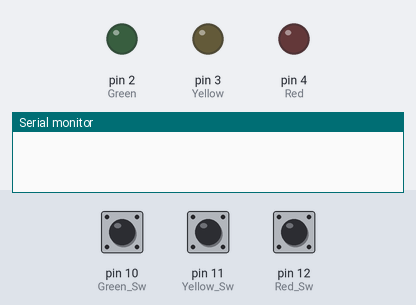
The sketch below on a simulated Arduino Uno, built with avr-gcc and run on an emulated ATmega328P. Shown: output pins drawn as LEDs (lit = HIGH), the last lines printed to the serial monitor. Dashed ring = blinking. Inputs (shaded band) come from the test bench; at power-on: pin 11 (Yellow_Sw) HIGH, pin 10 (Green_Sw) HIGH, pin 12 (Red_Sw) LOW.

Above: at 1.2 s.
1.3 s: pin 11 (Yellow_Sw) pulled LOW for 0.25 s
At 1.74 s:
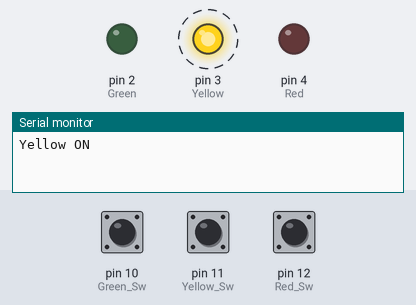
4.5 s: pin 10 (Green_Sw) pulled LOW for 1 s
At 6.4 s:
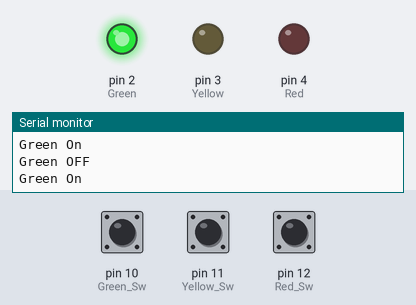
8.5 s: pin 12 (Red_Sw) pulled HIGH for 3.2 s
At 8.86 s:
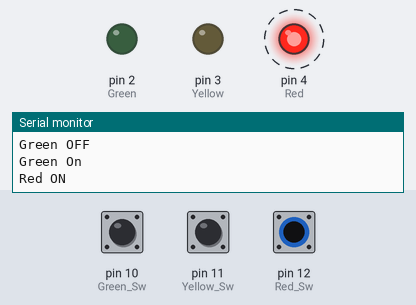
13.2 s: pin 12 (Red_Sw) pulled HIGH for 0.25 s
At 13.8 s:
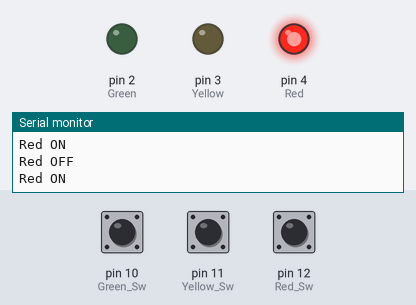
16.4 s: pin 12 (Red_Sw) pulled HIGH for 1 s
20.4 s: pin 10 (Green_Sw) driven LOW and pin 12 (Red_Sw) driven HIGH
At 21.26 s:
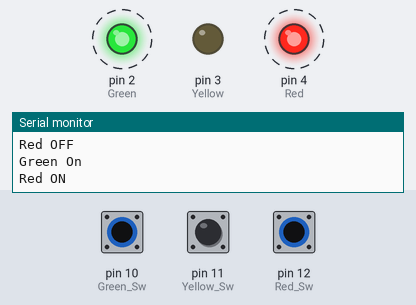
Timing chart, 0 to 24.4 s (numbered marks = the images above; inputs shaded):
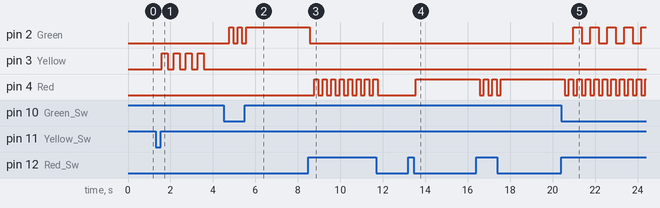

The sketch:

Assignment__1.ino
```cpp
#define Red_Sw 12
#define Yellow_Sw 11
#define Green_Sw 10

#define Red 4
#define Yellow 3
#define Green 2

int StateRed = 0;
int StateYellow = 0;
int StateGreen = 0;

int OrderRed = 0;
int OrderYellow = 0;
int OrderGreen = 0;

long TimeRedPush;
long TimeYellowPush;
long TimeGreenPush;

long DebounceDelay = 250;
long LastDebounceTime = 0;

void setup()
{
   Serial.begin(9600);

   pinMode(Red_Sw,INPUT);
   pinMode(Yellow_Sw,INPUT);
   pinMode(Green_Sw,INPUT_PULLUP);

   pinMode(Red,OUTPUT);
   pinMode(Yellow,OUTPUT);
   pinMode(Green,OUTPUT);
}

void ReadInput()
{
  if(digitalRead(Red_Sw)==HIGH)
  {
    OrderRed=1;
  }
  else
  {
    OrderRed=0;
  }

  if(digitalRead(Yellow_Sw)==LOW)
  {
    OrderYellow=1;
  }
  else
  {
    OrderYellow=0;
  }

  if(digitalRead(Green_Sw)==LOW)
  {
    OrderGreen=1;
  }
  else
  {
    OrderGreen=0;
  }

  if(OrderRed!=StateRed || OrderYellow!=StateYellow || OrderGreen!=StateGreen)
  {
    LastDebounceTime = millis();
  }
  delay(200);
}

void RedLight()
{
  if(OrderRed==1)
  {
    if(StateRed==0)
    {
      Serial.println("Red ON");
      digitalWrite(Red,HIGH);
      TimeRedPush=millis();
      StateRed=1;
    }
    else
    {
      Serial.println("Red OFF");
      digitalWrite(Red,LOW);
      TimeRedPush=-9999;
      StateRed=0;
    }
  }
  if(millis()-TimeRedPush>=3000)
  {
    digitalWrite(Red,LOW);
    TimeRedPush=-9999;
    StateRed=0;
  }
}

void GreenLight()
{
  if(OrderGreen==1)
  {
    if(StateGreen==0)
    {
      Serial.println("Green On");
      StateGreen=1;
      digitalWrite(Green,HIGH);
      TimeGreenPush=millis();
    }
    else
    {
      Serial.println("Green OFF");
      StateGreen=0;
      digitalWrite(Green,LOW);
      TimeGreenPush=-9999;
    }
  }
  if(millis()-TimeGreenPush>=3000)
  {
    StateGreen=0;
    digitalWrite(Green,LOW);
	TimeGreenPush=-9999;
  }
}

void YellowLight()
{
  if(OrderYellow==1)
  {
    Serial.println("Yellow ON");
    digitalWrite(Yellow,HIGH);
    delay(280);
    digitalWrite(Yellow,LOW);
    delay(280);
    digitalWrite(Yellow,HIGH);
    delay(280);
    digitalWrite(Yellow,LOW);
    delay(280);
    digitalWrite(Yellow,HIGH);
    delay(280);
    digitalWrite(Yellow,LOW);
    delay(280);
    digitalWrite(Yellow,HIGH);
    delay(280);
    digitalWrite(Yellow,LOW);
  }
}

void loop()
{
  ReadInput();
  RedLight();

  if(StateRed==0)
  {
    GreenLight();
  }
  if(StateRed==0 && StateGreen==0)
  {
    YellowLight();
  }

}
```

Measured:
- after the input at 1.3 s, pin 3 (Yellow): alternates HIGH for 0.28 s and LOW for 0.28 s, 8 changes in all, then stays LOW, starting after 0.30 s
- after the input at 4.5 s, pin 2 (Green): alternates HIGH for 0.20 s and LOW for 0.20 s, 5 changes in all, then stays HIGH, starting after 0.26 s
- after the input at 8.5 s, pin 4 (Red): alternates HIGH for 0.20 s and LOW for 0.20 s, 16 changes in all, then stays LOW, starting after 0.26 s
- after the input at 13.2 s, pin 4 (Red): LOW → HIGH after 0.36 s
- after the input at 20.4 s, pin 2 (Green): alternates HIGH for 0.40 s and LOW for 0.40 s, starting after 0.57 s
